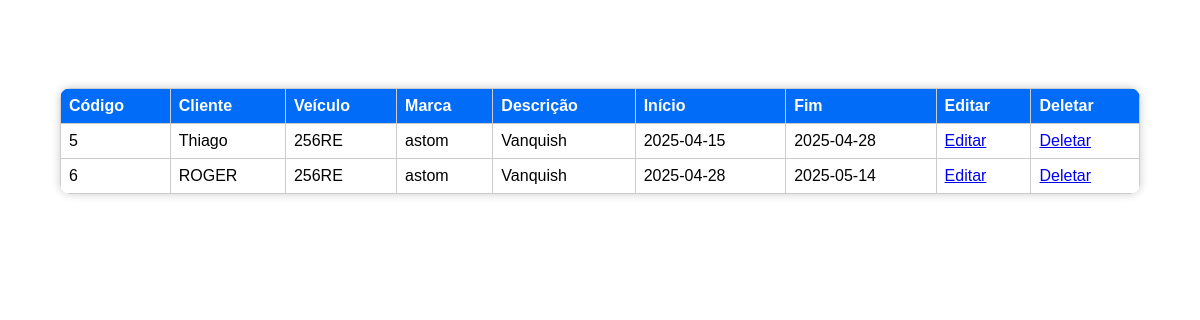
Screenshot of /editar.php (signed in) with the database file from the repository.
### tables this page shows
CREATE TABLE `tblocacao` (
  `locacao_codigo` int(11) NOT NULL,
  `locacao_veiculo` varchar(7) DEFAULT NULL,
  `locacao_cliente` char(11) DEFAULT NULL,
  `locacao_data_inicio` date DEFAULT NULL,
  `locacao_data_fim` date DEFAULT NULL
);

CREATE TABLE `tbcliente` (
  `cliente_cpf` char(11) NOT NULL,
  `cliente_nome` varchar(100) DEFAULT NULL,
  `cliente_endereco` varchar(100) DEFAULT NULL
);

CREATE TABLE `tbveiculo` (
  `veiculo_placa` varchar(7) NOT NULL,
  `veiculo_marca` int(11) DEFAULT NULL,
  `veiculo_descricao` varchar(100) DEFAULT NULL,
  `veiculo_status` enum('disponível','locado') NOT NULL DEFAULT 'disponível'
);

CREATE TABLE `tbmarca` (
  `marca_codigo` int(11) NOT NULL,
  `marca_descricao` varchar(50) DEFAULT NULL
);

### editar.php (the view, shortened to what this page needs)
<?php
require 'classes/Marca.php';
$sql_locacao = "SELECT l.locacao_codigo, l.locacao_data_inicio, l.locacao_data_fim,
                       c.cliente_nome, v.veiculo_placa, v.veiculo_descricao, m.marca_descricao
                FROM tblocacao l
                JOIN tbcliente c ON l.locacao_cliente = c.cliente_cpf
                JOIN tbveiculo v ON l.locacao_veiculo = v.veiculo_placa
                JOIN tbmarca m ON v.veiculo_marca = m.marca_codigo";
$stmt_locacao = $pdo->query($sql_locacao);
$locacoes = $stmt_locacao->fetchAll(PDO::FETCH_ASSOC);
?>
<!DOCTYPE html>
<html lang="pt-BR">
<head>
    <link rel="stylesheet" href="css/style.css">
</head>
<body>
    <h1>Locações Cadastradas</h1>
    <table>
        <tr>
            <th>Código</th>
            <th>Cliente</th>
            <th>Veículo</th>
            <th>Marca</th>
            <th>Descrição</th>
            <th>Início</th>
            <th>Fim</th>
            <th>Editar</th>
            <th>Deletar</th>
        </tr>
        <?php foreach ($locacoes as $l): ?>
            <tr>
                <td><?= $l['locacao_codigo'] ?></td>
                <td><?= htmlspecialchars($l['cliente_nome']) ?></td>
                <td><?= htmlspecialchars($l['veiculo_placa']) ?></td>
                <td><?= htmlspecialchars($l['marca_descricao']) ?></td>
                <td><?= htmlspecialchars($l['veiculo_descricao']) ?></td>
                <td><?= htmlspecialchars($l['locacao_data_inicio']) ?></td>
                <td><?= htmlspecialchars($l['locacao_data_fim']) ?></td>
                <td>
                    <a href="editar.php?codigo=<?= $l['locacao_codigo'] ?>">Editar</a>
                </td>
                <td>
                    <a href="?deletar=<?= $l['locacao_codigo'] ?>"
                       onclick="return confirm('Deseja deletar esta locação e todos os dados relacionados?')">Deletar</a>
                </td>
            </tr>
        <?php endforeach; ?>
    </table>
</body>
</html>

### css/Style.css (style rules this page uses)
* { box-sizing: border-box; font-family:Arial, Helvetica, sans-serif; }
body { background: linear-gradient(120deg, #0065c4); margin: 0; padding: 0; }
h1, h2 { text-align: center; color: #ffffff; margin-top: 30px; }
table { width: 90%; margin: 30px auto; border-collapse: collapse; background-color: #ffffffcc; box-shadow: 0 0 10px rgba(0,0,0,0.2); border-radius: 10px; overflow: hidden; }
th, td { padding: 12px 15px; text-align: center; border-bottom: 1px solid #ddd; }
th { background-color: #0019f8; color: white; font-weight: bold; }
h1 { margin-top: 30px; }
table { width:90%; margin:20px auto; border-collapse:collapse; }
th, td { padding:8px; border:1px solid #ccc; text-align:left; }
th { background:#006cf8; color:#fff; }

### rows the page displays
tblocacao: locacao_codigo "5", locacao_cliente.cliente_nome "Thiago", locacao_veiculo.veiculo_placa "256RE", tbmarca.marca_descricao "astom", locacao_veiculo.veiculo_descricao "Vanquish", locacao_data_inicio "2025-04-15", locacao_data_fim "2025-04-28"
tblocacao: locacao_codigo "6", locacao_cliente.cliente_nome "ROGER", locacao_veiculo.veiculo_placa "256RE", tbmarca.marca_descricao "astom", locacao_veiculo.veiculo_descricao "Vanquish", locacao_data_inicio "2025-04-28", locacao_data_fim "2025-05-14"
